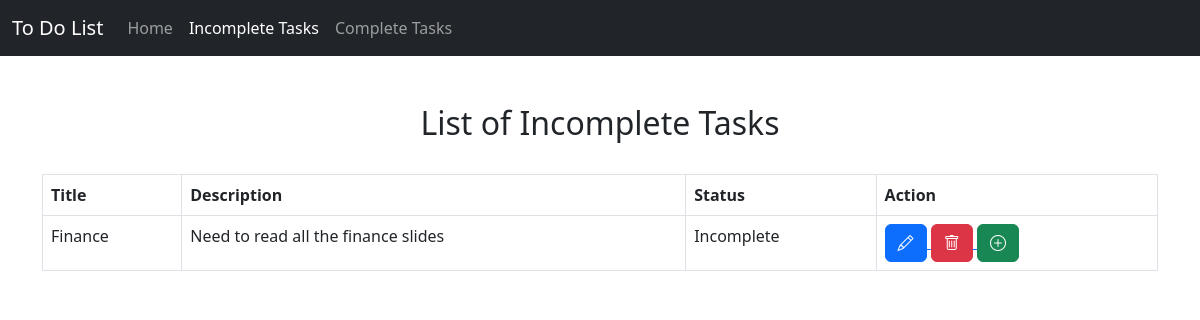
Screenshot of /incomplete/ with the database file from the repository.
### task/models.py (models this page shows, shortened)
class TaskModel(models.Model):
    id = models.AutoField(primary_key=True)
    taskTitle = models.CharField(max_length=50)
    taskDescription = models.TextField()
    is_completed = models.BooleanField(default = False)

### task/views.py (the view)
# urls.py: path('incomplete/', views.incomplete_tasks, name = 'incomplete'),
def incomplete_tasks(request):
        data = TaskModel.objects.filter(is_completed=False)
        return render(request, 'incomplete_tasks.html', {'data': data})

### task/templates/incomplete_tasks.html (shortened to what this page needs)
{% extends 'base.html' %}
{% block content %}
<br>
<br>
<h2 style="text-align: center;">List of Incomplete Tasks</h2>
<br>
<table class="table table-bordered">
    <thead>
      <tr>
        <th scope="col">Title</th>
        <th scope="col">Description</th>
        <th scope="col">Status</th>
        <th scope="col">Action</th>
      </tr>
    </thead>
    <tbody>
        {% for x in data %}
      <tr>
        <td>{{x.taskTitle}}</td>
        <td>{{x.taskDescription}}</td>
        <td>
            {% if x.is_completed %}Complete
            {% else %}Incomplete
            {% endif %}
        </td>
        <td>
            <a href="{% url 'edit' id=x.id %}">
                <i class="bi bi-pencil btn btn-primary"></i>
            </a>
            <a href="{% url 'delete' id=x.id %}">
                <i class="bi bi-trash btn btn-danger"></i>
            </a>
            <a href="{% url 'make_complete' id=x.id %}">
                <i class="bi bi-plus-circle btn btn-success"></i>
            </a>
        </td>
      </tr>
      {% endfor %}
    </tbody>
  </table>
{% endblock content %}

### rows the page displays
TaskModel: taskTitle "Finance", taskDescription "Need to read all the finance slides", is_completed "Incomplete"
